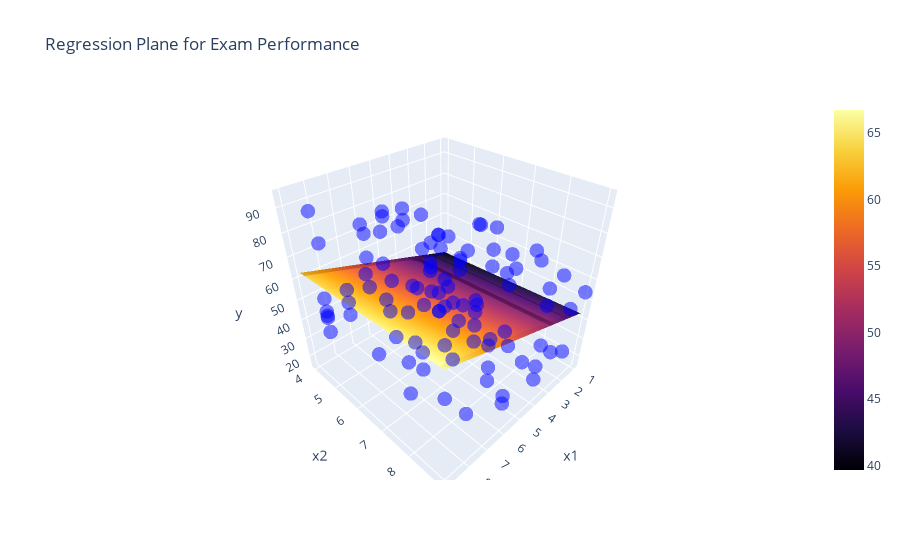

The notebook cell this image was saved under:
### Markdown cell above
And now for the interactive plot:

### Code cell
# Create a grid of x1, x2 values for plotting the surface
x1 = df['Hours Studied'].values
x2 = df['Sleep Hours'].values
x1_grid, x2_grid = np.meshgrid(x1, x2)
X_grid = np.vstack([x1_grid.ravel(), x2_grid.ravel()]).T

# Predict the corresponding y values for the grid
y_pred_grid = mmodel.predict(X_grid).reshape(x1_grid.shape)

# Create an interactive 3D surface plot using plotly
fig = go.Figure(data=[go.Surface(z=y_pred_grid, x=x1_grid, y=x2_grid, colorscale='inferno', opacity=0.7)])

# Add data points to the plot
fig.add_trace(go.Scatter3d(x=x1.flatten(), y=x2.flatten(), z=df['Performance Index'].values.flatten(), mode='markers', 
                           marker=dict(color='blue', size=5, opacity=0.5), name='Data Points'))

# Set axis labels
fig.update_layout(
    scene=dict(
        xaxis_title='x1',
        yaxis_title='x2',
        zaxis_title='y',
    ),
    title='Regression Plane for Exam Performance',
)

# Show the interactive plot
fig.show()

### Figure 1 — Plotly figure (JSON) as saved in the notebook; plotly's stock layout.template omitted (floating-point values rounded to 4 significant figures; data arrays with more than 128 entries replaced by an {"elided": "..."} marker saying what was removed)
{"data": [{"colorscale": [[0, "#000004"], [0.1111, "#1b0c41"], [0.2222, "#4a0c6b"], [0.3333, "#781c6d"], [0.4444, "#a52c60"], [0.5556, "#cf4446"], [0.6667, "#ed6925"], [0.7778, "#fb9b06"], [0.8889, "#f7d13d"], [1, "#fcffa4"]], "opacity": 0.7, "type": "surface", "x": {"elided": "100x100 int values"}, "y": {"elided": "100x100 int values"}, "z": {"elided": "100x100 float values"}}, {"marker": {"color": "blue", "opacity": 0.5, "size": 5}, "mode": "markers", "name": "Data Points", "type": "scatter3d", "x": [2, 4, 8, 9, 4, 3, 3, 9, 4, 8, 1, 6, 5, 5, 6, 5, 4, 6, 8, 7, 9, 4, 4, 3, 4, 5, 8, 7, 9, 5, 8, 9, 9, 7, 6, 4, 6, 4, 9, 1, 5, 1, 2, 6, 6, 1, 5, 8, 1, 7, 2, 9, 3, 1, 1, 6, 3, 9, 6, 2, 8, 4, 2, 2, 5, 4, 2, 3, 2, 4, 4, 2, 6, 4, 6, 5, 4, 5, 8, 7, 4, 1, 5, 3, 5, 2, 3, 7, 6, 9, 7, 5, 9, 3, 8, 8, 7, 7, 5, 9], "y": [5, 6, 8, 9, 7, 5, 5, 5, 9, 5, 9, 4, 7, 8, 9, 5, 8, 5, 4, 9, 8, 5, 7, 4, 7, 8, 6, 8, 9, 7, 6, 8, 5, 6, 5, 5, 6, 8, 9, 6, 7, 8, 9, 9, 5, 5, 4, 6, 4, 7, 4, 5, 6, 6, 8, 4, 5, 5, 6, 6, 5, 6, 8, 6, 5, 8, 7, 9, 9, 7, 9, 4, 9, 5, 7, 4, 7, 9, 8, 6, 4, 8, 7, 9, 5, 4, 5, 9, 9, 5, 8, 9, 5, 5, 9, 5, 7, 9, 4, 7], "z": [21, 72, 91, 55, 36, 63, 32, 43, 34, 58, 54, 73, 73, 41, 33, 77, 64, 82, 72, 54, 45, 30, 43, 27, 49, 91, 88, 47, 89, 72, 79, 59, 53, 65, 84, 76, 58, 77, 76, 45, 44, 48, 29, 29, 37, 47, 30, 67, 23, 40, 49, 94, 33, 54, 16, 49, 21, 50, 29, 28, 46, 48, 66, 70, 82, 42, 53, 35, 51, 83, 27, 35, 87, 60, 81, 50, 27, 43, 88, 38, 65, 39, 68, 71, 31, 20, 63, 48, 57, 59, 60, 89, 51, 21, 40, 52, 31, 66, 66, 52]}], "layout": {"scene": {"xaxis": {"title": {"text": "x1"}}, "yaxis": {"title": {"text": "x2"}}, "zaxis": {"title": {"text": "y"}}}, "title": {"text": "Regression Plane for Exam Performance"}}}
